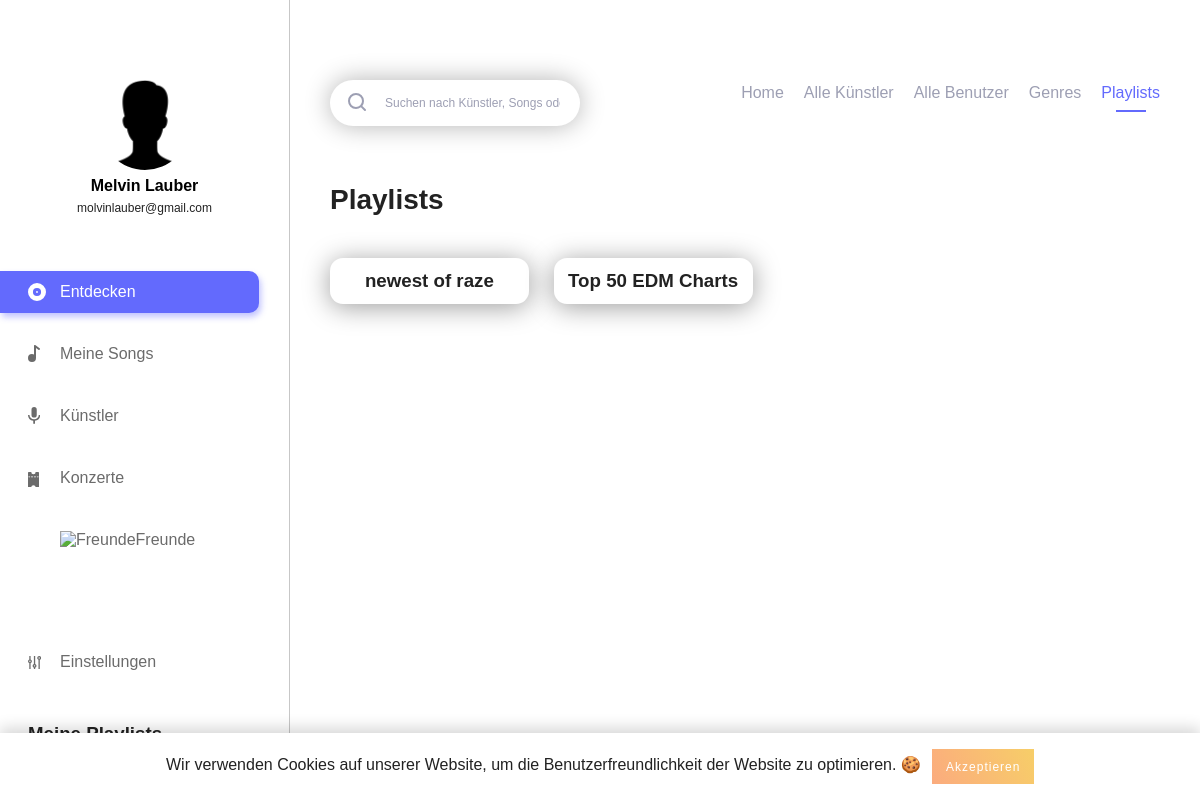
The page /playlists.php (signed in) on the database its author committed.
### tables this page shows
CREATE TABLE IF NOT EXISTS `users` (
  `id` int(11) NOT NULL AUTO_INCREMENT,
  `username` varchar(255) NOT NULL,
  `email` varchar(255) NOT NULL,
  `firstname` varchar(255) NOT NULL,
  `lastname` varchar(255) NOT NULL,
  `password_hash` varchar(255) NOT NULL,
  `password_token` varchar(255) NOT NULL,
  `is_artist` int(1) NOT NULL,
  `has_darkmode` tinyint(1) NOT NULL,
  `insta` text,
  `facebook` text,
  PRIMARY KEY (`id`),
  UNIQUE KEY `username` (`username`),
  UNIQUE KEY `email` (`email`)
);

CREATE TABLE IF NOT EXISTS `playlist` (
  `playlist_id` int(11) NOT NULL AUTO_INCREMENT,
  `playlist_name` varchar(255) NOT NULL,
  `user_id` int(11) NOT NULL,
  `playlist_description` text NOT NULL,
  PRIMARY KEY (`playlist_id`),
  KEY `playlist_fk0` (`user_id`)
);

### includes/start.php (called while the page is built, shortened)
<?php
include 'db.php';
if (isset($_SESSION['user']['id']) && !empty($_SESSION['user']['id'])) {
	$statement = $pdo->prepare("SELECT * FROM `users` WHERE `id` = :id");
	$result = $statement->execute(array('id' => $_SESSION['user']['id']));
}
if (isset($_SESSION['user']['has_darkmode']) && $_SESSION['user']['has_darkmode'] == 1) {
	$body_class = 'dark';
}
else {
	$body_class = '';
}
?>

### playlists.php (the view, shortened to what this page needs)
<?php
include 'includes/start.php';
$playlists_overview = "SELECT * FROM `playlist`";
?>
<!DOCTYPE html>
<html lang="de">
	<head>
		<?php include 'includes/meta_data.php'; ?>
	</head>
	<body class="<?php echo $body_class; ?>">
		<?php include 'includes/navigation_left.php'; ?>
		<?php include 'includes/cookie_banner.php'; ?>
		<div class="main_content_wrapper">
			<div class="main_content_inner">
				<?php include 'includes/search_navi.php'; ?>
				<div id="genres_wrapper">
					<h3 class="short_title"><?php echo PLAYLISTS; ?></h3>
					<div class="genres_overview">
						<?php foreach ($pdo->query($playlists_overview) as $playlist) { ?>
							<div class="genre_box">
								<div class="genre_box_inner">
									<a href="playlist_detail.php?playlist_id=<?php echo $playlist['playlist_id']; ?>"><h3><?php echo htmlspecialchars($playlist['playlist_name']); ?></h3></a>
								</div>
							</div>
						<?php } ?>
					</div>
				</div>
			</div>
		</div>
	</body>
</html>

### includes/navigation_left.php (shortened to what this page needs)
<?php
if(isset($_SESSION['active'])) {
	$active_class = $_SESSION['active'];
}
$query = "SELECT * FROM `users` WHERE `id` = ".$_SESSION['user']['id'];
$playlist_query = "SELECT * FROM `playlist` WHERE `user_id` = ".$_SESSION['user']['id'];
?>
<div class="navigation_left">
	<div class="navigation_wrapper">
		<div class="profile">
			<?php if (file_exists('img/profiles/user_'.$_SESSION['user']['id'].'.jpg')) { ?>
			<div class="profile_picture" style="background-image: url('img/profiles/user_<?php echo $_SESSION['user']['id']; ?>.jpg');background-position: center; background-size: 140%;" alt="user_image"></div>
			<?php } else { ?>
			<div class="profile_picture" style="background-image: url('img/profiles/no_user_image.png');background-position: center; background-size: 140%;" alt="user_image"></div>
			<?php } ?>
			<h3 class="profile_name">
				<?php foreach ($pdo->query($query) as $user_data) {
					echo htmlspecialchars($user_data['firstname']).' '.htmlspecialchars($user_data['lastname']);
				} ?>
			</h3>
			<p class="profile_mail">
				<?php foreach ($pdo->query($query) as $user_data) {
					echo htmlspecialchars($user_data['email']);
				} ?>
			</p>
		</div>
		<div class="main_navigation">
			<ul>
				<li class="navigation_element <?php if($active_class === 'discover') { echo 'active'; } ?>"><a href="index.php"><img class="svg" src="img/assets/discover.svg" alt="<?php echo DISCOVER; ?>"><?php echo DISCOVER; ?></a></li>
				<li class="navigation_element <?php if($active_class === 'my_songs') { echo 'active'; } ?>"><a href="my_songs.php"><img class="svg" src="img/assets/my_songs.svg" alt="<?php echo MY_SONGS; ?>"><?php echo MY_SONGS; ?></a></li>
				<li class="navigation_element <?php if($active_class === 'artists') { echo 'active'; } ?>"><a href="artists.php"><img class="svg" src="img/assets/artists.svg" alt="<?php echo ARTISTS; ?>"><?php echo ARTISTS; ?></a></li>
				<li class="navigation_element <?php if($active_class === 'events') { echo 'active'; } ?>"><a href="events.php"><img class="svg" src="img/assets/events.svg" alt="<?php echo EVENTS; ?>"><?php echo EVENTS; ?></a></li>
				<li class="navigation_element <?php if($active_class === 'friends') { echo 'active'; } ?>"><a href="friends.php"><img class="svg" src="img/assets/friends.svg" alt="<?php echo FRIENDS; ?>"><?php echo FRIENDS; ?></a></li>
				<li class="navigation_element <?php if($active_class === 'settings') { echo 'active'; } ?>"><a href="settings.php"><img class="svg" src="img/assets/settings_nav.svg" alt="<?php echo SETTINGS; ?>"><?php echo SETTINGS; ?></a></li>
			</ul>
		</div>
		<div class="playlist_wrapper">
			<h3 class="playlist_title"><?php echo MY_PLAYLISTS; ?></h3>
			<ul>
				<?php foreach ($pdo->query($playlist_query) as $playlist_data) { ?>
					<li class="playlist_element"><a href="playlist_detail.php?playlist_id=<?php echo $playlist_data['playlist_id']; ?>"><?php echo $playlist_data['playlist_name']; ?></a></li>
				<?php } ?>
			</ul>
		</div>
	</div>
</div>

### css/_config.css (style rules this page uses)
:root { --primary-color: #636AFD; --primary-color_light: #e0e1ff; --text: #222; --navigation_left: #6B6B6B; --border: #C7C7C7; --light_text: #9D9FB3; --button: #ededed; --border-bottom: #707070; --background_dark_mode: #21252B; --dark_mode_border: #30353B; --dark_mode_input: #30353B; --dark_mode_light: #DDDDDD; --standard_shadow: 0 3px 27px rgba(0,0,0,0.39); --standard_radius: 13px; --standard_transition: all 0.3s ease; --error_color: #b20000; }

### css/_basic.css (style rules this page uses)
body { font-family: 'DM Sans', sans-serif; margin: 0; padding: 0; color: var(--text); -webkit-font-smoothing: antialiased; -moz-osx-font-smoothing: grayscale; }
h3 { margin: 0; padding: 0; }
h3.short_title { font-size: 28px; line-height: 37px; font-weight: 700; color: var(--text); margin-bottom: 40px; }
ul { padding: 0; margin: 0; }
.main_content_wrapper { padding-top: 80px; padding-left: 330px; }
.main_content_inner { max-width: 1200px; margin: 0 auto; padding-bottom: 150px; box-sizing: border-box; }
.profile { text-align: center; }

### css/_navigation.css (style rules this page uses)
.navigation_left { position: fixed; width: 290px; height: 100%; border-right: 1px solid var(--border); padding: 80px 0; box-sizing: border-box; }
.navigation_left .profile { width: 195px; margin: 0 auto; margin-bottom: 50px; }
h3.profile_name { margin-top: 5px; font-size: 16px; line-height: 21px; color: #000; font-weight: 700; }
.profile_mail { font-size: 12px; line-height: 25px; margin: 0; margin-bottom: 5px; }
.navigation_left .profile div.profile_picture { width: 90px; height: 90px; -webkit-border-radius: 100%; -moz-border-radius: 100%; -o-border-radius: 100%; border-radius: 100%; margin: 0 auto; }
.navigation_left .main_navigation ul { padding-right: 30px; box-sizing: border-box; width: 100%; }
.navigation_left .main_navigation ul li.navigation_element { position: relative; list-style-type: none; color: var(--navigation_left); margin-top: 20px; }
.navigation_left .main_navigation ul li.navigation_element:first-child { margin-top: 0; }
.navigation_left .main_navigation ul li.navigation_element:last-child { margin-top: 80px; }
.navigation_left .main_navigation ul li.navigation_element.active a, .navigation_left .main_navigation ul li.navigation_element a:hover { background: var(--primary-color); color: #fff; box-shadow: 2px 4px 6px rgba(99, 106, 253, 0.4); transition: background 0.2s ease, color 0.2s ease; }
.navigation_left .main_navigation ul li a { color: inherit; text-decoration: none; padding: 12px 20px; padding-left: 60px; border-top-right-radius: 10px; border-bottom-right-radius: 10px; box-sizing: border-box; display: inline-block; width: 100%; transition: background 0.2s ease, color 0.2s ease; }
.playlist_wrapper { margin-top: 40px; padding-right: 30px; box-sizing: border-box; width: 100%; }
.playlist_wrapper .playlist_title { padding-left: 28px; box-sizing: border-box; }
.playlist_wrapper ul li.playlist_element { list-style-type: none; color: var(--navigation_left); margin-top: 10px; }
.playlist_wrapper ul li.playlist_element a { color: inherit; text-decoration: none; padding: 8px 20px; padding-left: 28px; border-top-right-radius: 10px; border-bottom-right-radius: 10px; box-sizing: border-box; display: inline-block; width: 100%; transition: background 0.2s ease, color 0.2s ease; }

### css/_genres.css (style rules this page uses)
.genres_overview { margin-left: -25px; }
.genres_overview .genre_box { width: 25%; margin-left: 0; margin-right: 0; padding-left: 25px; box-sizing: border-box; max-width: 100%; margin-bottom: 25px; float: left; box-sizing: border-box; text-align: center; }
.genres_overview .genre_box .genre_box_inner { padding: 12px; box-shadow: var(--standard_shadow); border-radius: var(--standard_radius); background: #fff; box-sizing: border-box; transition: all 0.2s ease; }
.genres_overview .genre_box .genre_box_inner a { color: inherit; text-decoration: none; }

### rows shown on the page
users: firstname "Melvin", lastname "Lauber", email "molvinlauber@gmail.com"
playlist: playlist_name "newest of raze"
playlist: playlist_name "Top 50 EDM Charts"

### other values the page prints
DISCOVER "Entdecken"
MY_SONGS "Meine Songs"
ARTISTS "Künstler"
EVENTS "Konzerte"
FRIENDS "Freunde"
SETTINGS "Einstellungen"
HOME "Home"
ALL_ARTISTS "Alle Künstler"
ALL_USERS "Alle Benutzer"
GENRES "Genres"
PLAYLISTS "Playlists"
